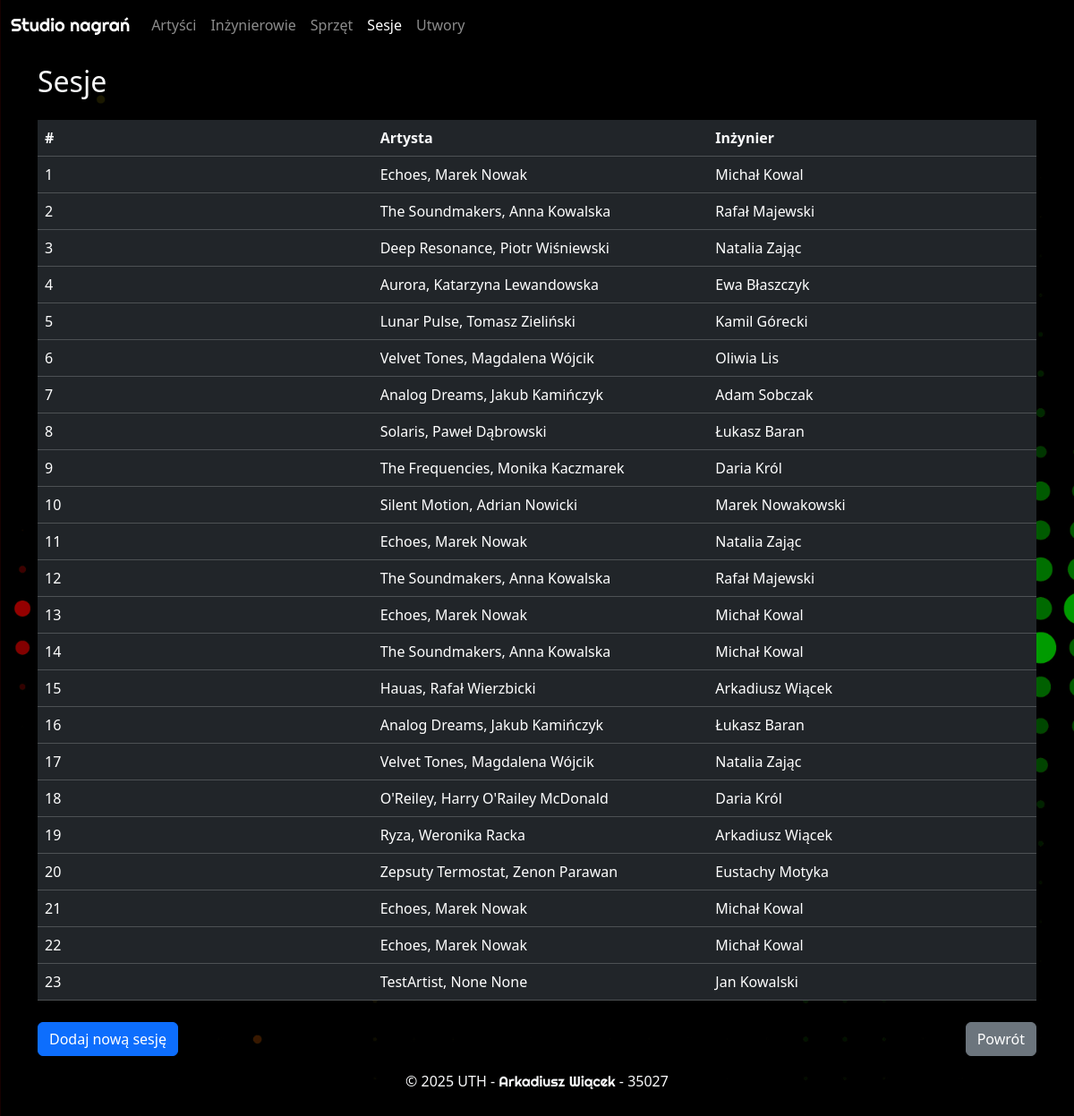
Page /sesje/ on the committed database.
### app/models.py (models this page shows)
class Sesje(base):
    __tablename__ = "sesje"
    IdSesji = Column(Integer, primary_key=True)
    IdArtysty = Column(Integer, ForeignKey("artysci.IdArtysty", ondelete="CASCADE"))
    IdInzyniera = Column(
        Integer, ForeignKey("inzynierowie.IdInzyniera", ondelete="CASCADE")
    )
    TerminStart = Column(String)
    TerminStop = Column(String)
    artysci = relationship("Artysci", back_populates="sesje")
    inzynierowie = relationship("Inzynierowie", back_populates="sesje")
    utwory = relationship("Utwory", back_populates="sesje")
    sprzety_sesje = relationship("SprzetySesje", back_populates="sesje")

class Artysci(base):
    __tablename__ = "artysci"
    IdArtysty = Column(Integer, primary_key=True)
    Nazwa = Column(String)
    Imie = Column(String)
    Nazwisko = Column(String)
    sesje = relationship(
        "Sesje", back_populates="artysci", cascade="all, delete-orphan"
    )
    utwory = relationship(
        "Utwory", back_populates="artysci", cascade="all, delete-orphan"
    )

class Inzynierowie(base):
    __tablename__ = "inzynierowie"
    IdInzyniera = Column(Integer, primary_key=True)
    Imie = Column(String)
    Nazwisko = Column(String)
    sesje = relationship(
        "Sesje", back_populates="inzynierowie", cascade="all, delete-orphan"
    )

### app/views/sesje.py (the view)
@sesje_bp.route("/")
def sesje_view():
    sortby = request.args.get("sort", "IdSesji")
    order = request.args.get("order", "asc")
    sesje = get_sessions_sorted(sortby=sortby, order=order)
    return render_template("sesje.html", sesje=sesje, sortby=sortby, order=order)

### app/services.py (called while the page is built)
@contextmanager
def get_db_session():
    session = database.session()
    try:
        yield session
        session.commit()
    except Exception:
        session.rollback()
        raise
    finally:
        session.close()

### app/templates/sesje.html (shortened to what this page needs)
{% extends "base.html" %}
{% block content %}
    <div class="container">
        <div class="row py-1 py-sm-3">
            <div class="col text-light">
                <h2>
                    Sesje
                </h2>
            </div>
        </div>
        <div class="row">
            <div class="col">
                <table class="table table-hover table-dark">
                    <thead>
                        <tr class="d-sm-table-row">
                            <th>
                                <div class="row">
                                    <div class="col-auto col-sm-4">
                                        <a href="?sort=IdSesji&order={% if sort_by == 'IdSesji' and order == 'asc' %}desc{% else %}asc{% endif %}" class="text-light text-decoration-none">
                                            # {% if sort_by == 'IdSesji' %}{% if order == 'asc' %}▲{% else %}▼{% endif %}{% endif %}
                                        </a>
                                    </div>
                                    <div class="col-auto col-sm-4">
                                        <a href="?sort=NazwaArtysty&order={% if sort_by == 'NazwaArtysty' and order == 'asc' %}desc{% else %}asc{% endif %}" class="text-light text-decoration-none">
                                            Artysta {% if sort_by == 'NazwaArtysty' %}{% if order == 'asc' %}▲{% else %}▼{% endif %}{% endif %}
                                        </a>
                                    </div>
                                    <div class="col-auto col-sm-4">
                                        <a href="?sort=NazwiskoInzyniera&order={% if sort_by == 'NazwiskoInzyniera' and order == 'asc' %}desc{% else %}asc{% endif %}" class="text-light text-decoration-none">
                                            Inżynier {% if sort_by == 'NazwiskoInzyniera' %}{% if order == 'asc' %}▲{% else %}▼{% endif %}{% endif %}
                                        </a>
                                    </div>
                                </div>
                            </th>
                        </tr>
                    </thead>
                    {% for sesja in sesje %}
                        <tr data-bs-toggle="modal"
                            data-bs-target="#sessionModal"
                            data-session-id="{{ sesja.IdSesji }}">
                            <td>
                                <div class="row">
                                    <div class="col-12 col-sm-4">
                                        <span class="d-inline d-sm-none"># </span>{{ sesja.IdSesji }}
                                    </div>
                                    <div class="col-12 col-sm-4">
                                        <span class="d-inline d-sm-none">Artysta: </span>{{ sesja.artysci.Nazwa }}, {{ sesja.artysci.Imie }} {{ sesja.artysci.Nazwisko }}
                                    </div>
                                    <div class="col-12 col-sm-4">
                                        <span class="d-inline d-sm-none">Inżynier: </span>{{ sesja.inzynierowie.Imie }} {{ sesja.inzynierowie.Nazwisko }}
                                    </div>
                                </div>
                            </td>
                        </tr>
                    {% endfor %}
                </table>
            </div>
        </div>
        <div class="row">
            <div class="col-12 col-sm pt-2">
                <a href="{{ url_for("sesje.dodaj_sesje_view") }}"
                   class="btn btn-primary btn-block">Dodaj nową sesję</a>
            </div>
            <div class="col-12 col-sm pt-2 d-flex justify-content-sm-end">
                <a href="{{ url_for("index") }}" class="btn btn-secondary btn-block">Powrót</a>
            </div>
        </div>
    </div>
{% endblock content %}

### app/static/style.css (style rules this page uses)
tr[data-bs-toggle='modal'] { cursor: pointer; }
body { background-image: linear-gradient(to right, red, yellow, green, red, yellow), url('images/colour_wave.jpg'); animation: gradientShift 40s infinite linear; background-repeat: no-repeat; background-blend-mode: darken; background-position: absolute; background-size: 400% 100%, cover; background-attachment: fixed; }

### rows in the picture
Sesje: IdSesji "1", artysci.Nazwa "Echoes", artysci.Imie "Marek", artysci.Nazwisko "Nowak", inzynierowie.Imie "Michał", inzynierowie.Nazwisko "Kowal"
Sesje: IdSesji "2", artysci.Nazwa "The Soundmakers", artysci.Imie "Anna", artysci.Nazwisko "Kowalska", inzynierowie.Imie "Rafał", inzynierowie.Nazwisko "Majewski"
Sesje: IdSesji "3", artysci.Nazwa "Deep Resonance", artysci.Imie "Piotr", artysci.Nazwisko "Wiśniewski", inzynierowie.Imie "Natalia", inzynierowie.Nazwisko "Zając"
Sesje: IdSesji "4", artysci.Nazwa "Aurora", artysci.Imie "Katarzyna", artysci.Nazwisko "Lewandowska", inzynierowie.Imie "Ewa", inzynierowie.Nazwisko "Błaszczyk"
Sesje: IdSesji "5", artysci.Nazwa "Lunar Pulse", artysci.Imie "Tomasz", artysci.Nazwisko "Zieliński", inzynierowie.Imie "Kamil", inzynierowie.Nazwisko "Górecki"
Sesje: IdSesji "6", artysci.Nazwa "Velvet Tones", artysci.Imie "Magdalena", artysci.Nazwisko "Wójcik", inzynierowie.Imie "Oliwia", inzynierowie.Nazwisko "Lis"
Sesje: IdSesji "7", artysci.Nazwa "Analog Dreams", artysci.Imie "Jakub", artysci.Nazwisko "Kamińczyk", inzynierowie.Imie "Adam", inzynierowie.Nazwisko "Sobczak"
Sesje: IdSesji "8", artysci.Nazwa "Solaris", artysci.Imie "Paweł", artysci.Nazwisko "Dąbrowski", inzynierowie.Imie "Łukasz", inzynierowie.Nazwisko "Baran"
Sesje: IdSesji "9", artysci.Nazwa "The Frequencies", artysci.Imie "Monika", artysci.Nazwisko "Kaczmarek", inzynierowie.Imie "Daria", inzynierowie.Nazwisko "Król"
Sesje: IdSesji "10", artysci.Nazwa "Silent Motion", artysci.Imie "Adrian", artysci.Nazwisko "Nowicki", inzynierowie.Imie "Marek", inzynierowie.Nazwisko "Nowakowski"
Sesje: IdSesji "11", artysci.Nazwa "Echoes", artysci.Imie "Marek", artysci.Nazwisko "Nowak", inzynierowie.Imie "Natalia", inzynierowie.Nazwisko "Zając"
Sesje: IdSesji "12", artysci.Nazwa "The Soundmakers", artysci.Imie "Anna", artysci.Nazwisko "Kowalska", inzynierowie.Imie "Rafał", inzynierowie.Nazwisko "Majewski"
Sesje: IdSesji "13", artysci.Nazwa "Echoes", artysci.Imie "Marek", artysci.Nazwisko "Nowak", inzynierowie.Imie "Michał", inzynierowie.Nazwisko "Kowal"
Sesje: IdSesji "14", artysci.Nazwa "The Soundmakers", artysci.Imie "Anna", artysci.Nazwisko "Kowalska", inzynierowie.Imie "Michał", inzynierowie.Nazwisko "Kowal"
Sesje: IdSesji "15", artysci.Nazwa "Hauas", artysci.Imie "Rafał", artysci.Nazwisko "Wierzbicki", inzynierowie.Imie "Arkadiusz", inzynierowie.Nazwisko "Wiącek"
Sesje: IdSesji "16", artysci.Nazwa "Analog Dreams", artysci.Imie "Jakub", artysci.Nazwisko "Kamińczyk", inzynierowie.Imie "Łukasz", inzynierowie.Nazwisko "Baran"
Sesje: IdSesji "17", artysci.Nazwa "Velvet Tones", artysci.Imie "Magdalena", artysci.Nazwisko "Wójcik", inzynierowie.Imie "Natalia", inzynierowie.Nazwisko "Zając"
Sesje: IdSesji "18", artysci.Nazwa "O'Reiley", artysci.Imie "Harry", artysci.Nazwisko "O'Railey McDonald", inzynierowie.Imie "Daria", inzynierowie.Nazwisko "Król"
Sesje: IdSesji "19", artysci.Nazwa "Ryza", artysci.Imie "Weronika", artysci.Nazwisko "Racka", inzynierowie.Imie "Arkadiusz", inzynierowie.Nazwisko "Wiącek"
Sesje: IdSesji "20", artysci.Nazwa "Zepsuty Termostat", artysci.Imie "Zenon", artysci.Nazwisko "Parawan", inzynierowie.Imie "Eustachy", inzynierowie.Nazwisko "Motyka"
Sesje: IdSesji "21", artysci.Nazwa "Echoes", artysci.Imie "Marek", artysci.Nazwisko "Nowak", inzynierowie.Imie "Michał", inzynierowie.Nazwisko "Kowal"
Sesje: IdSesji "22", artysci.Nazwa "Echoes", artysci.Imie "Marek", artysci.Nazwisko "Nowak", inzynierowie.Imie "Michał", inzynierowie.Nazwisko "Kowal"
Sesje: IdSesji "23", artysci.Nazwa "TestArtist", artysci.Imie "None", artysci.Nazwisko "None", inzynierowie.Imie "Jan", inzynierowie.Nazwisko "Kowalski"
